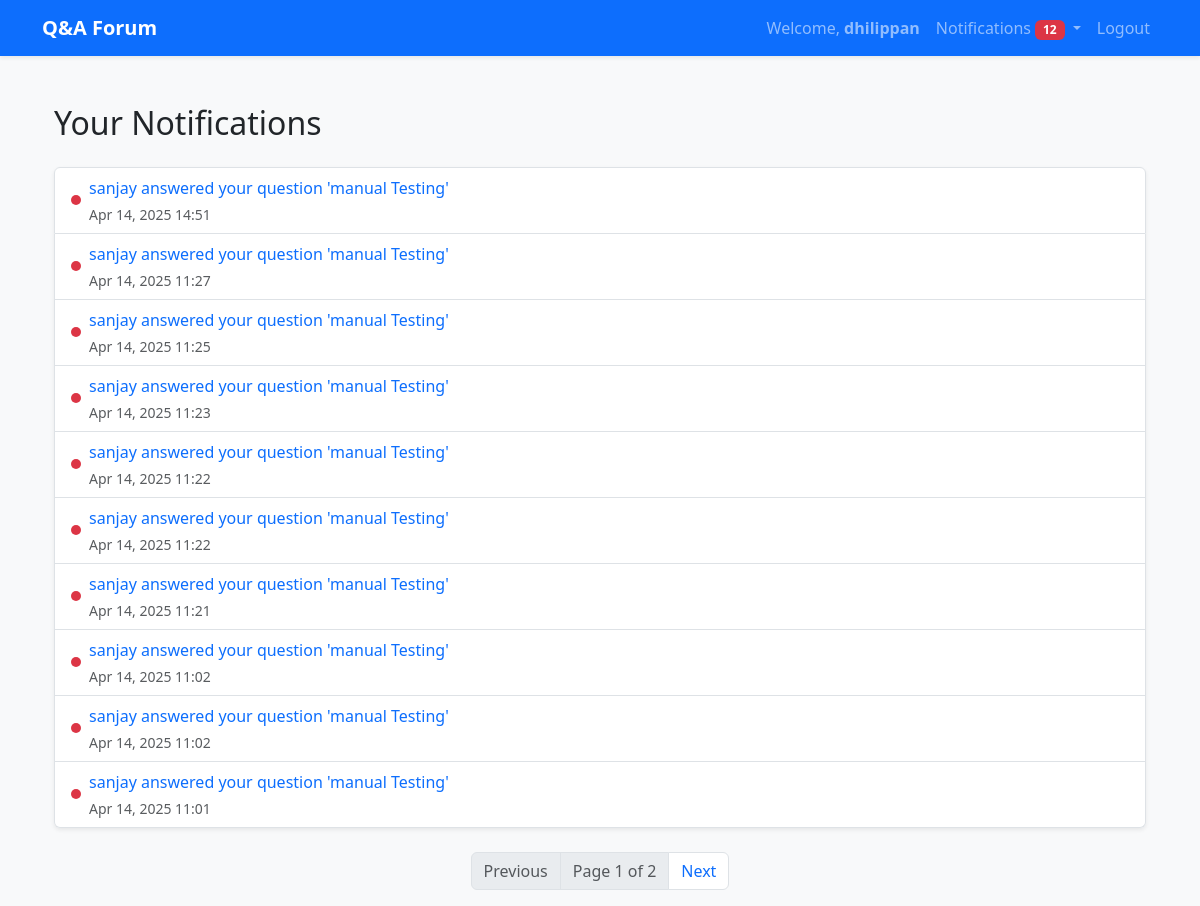
The app's page /notifications/ (signed in) with its own data.
### forum_app/models.py (models this page shows)
class Notification(models.Model):
    user = models.ForeignKey(User, on_delete=models.CASCADE)
    question = models.ForeignKey(Question, on_delete=models.CASCADE)
    message = models.TextField()
    is_read = models.BooleanField(default=False)
    created_at = models.DateTimeField(auto_now_add=True)

### forum_app/views.py (the view)
# urls.py: path('notifications/', views.get_notifications, name='notifications'),
@login_required
def get_notifications(request):
    notifications = Notification.objects.filter(user=request.user).order_by('-created_at')
    paginator = Paginator(notifications, 10)
    page = request.GET.get('page')
    current_page = paginator.get_page(page)
    return render(request, 'notifications.html', {
        'notifications': current_page,
        'page_obj': current_page
    })

### forum_app/context_processors.py (called while the page is built)
def user_notifications(request):
    if request.user.is_authenticated:
        unread_count = Notification.objects.filter(user=request.user, is_read=False).count()
        return {
            'unread_notification_count': unread_count
        }
    return {}

### forum_app/templates/notifications.html (shortened to what this page needs)
{% extends 'base.html' %}
{% block content %}
<div class="container">
  <h2 class="mb-4">Your Notifications</h2>
  {% if notifications %}
  <ul class="list-group shadow-sm rounded">
    {% for notification in notifications %}
    <li class="list-group-item d-flex justify-content-between align-items-start">
      <div class="d-flex align-items-center">
        {% if not notification.is_read %}
          <span class="dot bg-danger me-2"></span>
        {% endif %}
        <div>
          <a href="{% url 'read_notification_redirect' notification.id %}" class="text-decoration-none">
            {{ notification.message }}
          </a>
          <div class="text-muted small mt-1">
            {{ notification.created_at|date:"M d, Y H:i" }}
          </div>
        </div>
      </div>
    </li>
    {% endfor %}
  </ul>
  <nav aria-label="Notifications pagination" class="mt-4">
    <ul class="pagination justify-content-center">
      {% if page_obj.has_previous %}
      <li class="page-item">
        <a class="page-link" href="?page={{ page_obj.previous_page_number }}"
          >Previous</a
        >
      </li>
      {% else %}
      <li class="page-item disabled">
        <span class="page-link">Previous</span>
      </li>
      {% endif %}
      <li class="page-item disabled">
        <span class="page-link">
          Page {{ page_obj.number }} of {{ page_obj.paginator.num_pages }}
        </span>
      </li>
      {% if page_obj.has_next %}
      <li class="page-item">
        <a class="page-link" href="?page={{ page_obj.next_page_number }}"
          >Next</a
        >
      </li>
      {% else %}
      <li class="page-item disabled">
        <span class="page-link">Next</span>
      </li>
      {% endif %}
    </ul>
  </nav>
  {% else %}
  <div class="alert alert-info shadow-sm rounded">
    You have no notifications at the moment.
  </div>
  {% endif %}
</div>
{% endblock %}

### forum_app/templates/base.html (shortened to what this page needs)
<!DOCTYPE html>
<html lang="en">
<head>
    <link rel="stylesheet" href="https://cdn.jsdelivr.net/npm/bootstrap@5.3.0/dist/css/bootstrap.min.css">
</head>
<body>
    <nav class="navbar navbar-expand-lg navbar-dark bg-primary shadow-sm">
        <div class="container">
            <a class="navbar-brand" href="{% url 'list_questions' %}">Q&A Forum</a>
            <div class="collapse navbar-collapse justify-content-end">
                <ul class="navbar-nav">
                    {% if user.is_authenticated %}
    <li class="nav-item">
        <span class="nav-link">Welcome, <strong>{{ user.username }}</strong></span>
    </li>
    <li class="nav-item dropdown">
        <a class="nav-link dropdown-toggle" href="#" role="button" data-bs-toggle="dropdown" href="{% url 'notifications' %}">
            Notifications {% if unread_notification_count %}<span class="badge bg-danger" id="unread-count">{{ unread_notification_count }}</span>{% endif %}
        </a>
    </li>
    <li class="nav-item">
        <a class="nav-link" href="{% url 'logout' %}">Logout</a>
    </li>
{% endif %}
                </ul>
            </div>
        </div>
    </nav>
    <div class="container mt-5">
        {% block content %}{% endblock %}
    </div>
</body>
</html>

### forum_app/templates/base.html (style rules this page uses)
body { background-color: #f8f9fa; }
.navbar-brand { font-weight: bold; }
.dot { height: 10px; width: 10px; border-radius: 50%; display: inline-block; }

### records on screen
Notification: is_read False (drawn), message "sanjay answered your question 'manual Testing'", created_at "Apr 14, 2025 14:51"
Notification: is_read False (drawn), message "sanjay answered your question 'manual Testing'", created_at "Apr 14, 2025 11:27"
Notification: is_read False (drawn), message "sanjay answered your question 'manual Testing'", created_at "Apr 14, 2025 11:25"
Notification: is_read False (drawn), message "sanjay answered your question 'manual Testing'", created_at "Apr 14, 2025 11:23"
Notification: is_read False (drawn), message "sanjay answered your question 'manual Testing'", created_at "Apr 14, 2025 11:22"
Notification: is_read False (drawn), message "sanjay answered your question 'manual Testing'", created_at "Apr 14, 2025 11:22"
Notification: is_read False (drawn), message "sanjay answered your question 'manual Testing'", created_at "Apr 14, 2025 11:21"
Notification: is_read False (drawn), message "sanjay answered your question 'manual Testing'", created_at "Apr 14, 2025 11:02"
Notification: is_read False (drawn), message "sanjay answered your question 'manual Testing'", created_at "Apr 14, 2025 11:02"
Notification: is_read False (drawn), message "sanjay answered your question 'manual Testing'", created_at "Apr 14, 2025 11:01"

### other values on screen
{{ user.username }} "dhilippan"
{{ unread_notification_count }} "12"
{{ page_obj.number }} "1"
{{ page_obj.paginator.num_pages }} "2"
